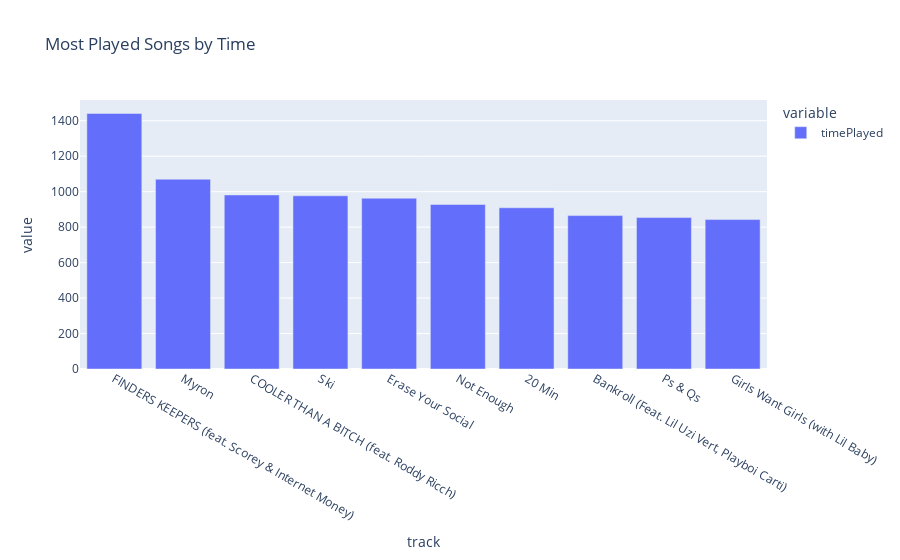

Notebook code cell kept with this figure:
### Code cell
most_played_track_by_time_df = test_df.groupby(['track']).sum().sort_values(['timePlayed'],ascending=False)['timePlayed']
fig = px.bar(most_played_track_by_time_df[:10],title="Most Played Songs by Time")
fig.show()

### Figure 1 — Plotly figure (JSON) as saved in the notebook; plotly's stock layout.template omitted (floating-point values rounded to 4 significant figures)
{"data": [{"alignmentgroup": "True", "hovertemplate": "variable=timePlayed<br>track=%{x}<br>value=%{y}<extra></extra>", "legendgroup": "timePlayed", "marker": {"color": "#636efa", "pattern": {"shape": ""}}, "name": "timePlayed", "offsetgroup": "timePlayed", "orientation": "v", "showlegend": true, "textposition": "auto", "type": "bar", "x": ["FINDERS KEEPERS (feat. Scorey & Internet Money)", "Myron", "COOLER THAN A BITCH (feat. Roddy Ricch)", "Ski", "Erase Your Social", "Not Enough", "20 Min", "Bankroll (Feat. Lil Uzi Vert, Playboi Carti)", "Ps & Qs", "Girls Want Girls (with Lil Baby)"], "xaxis": "x", "y": [1441.0, 1070.0, 981.5, 976.7, 963.0, 927.9, 909.2, 865.1, 853.9, 842.7], "yaxis": "y"}], "layout": {"barmode": "relative", "legend": {"title": {"text": "variable"}, "tracegroupgap": 0}, "title": {"text": "Most Played Songs by Time"}, "xaxis": {"anchor": "y", "domain": [0, 1], "title": {"text": "track"}}, "yaxis": {"anchor": "x", "domain": [0, 1], "title": {"text": "value"}}}}
